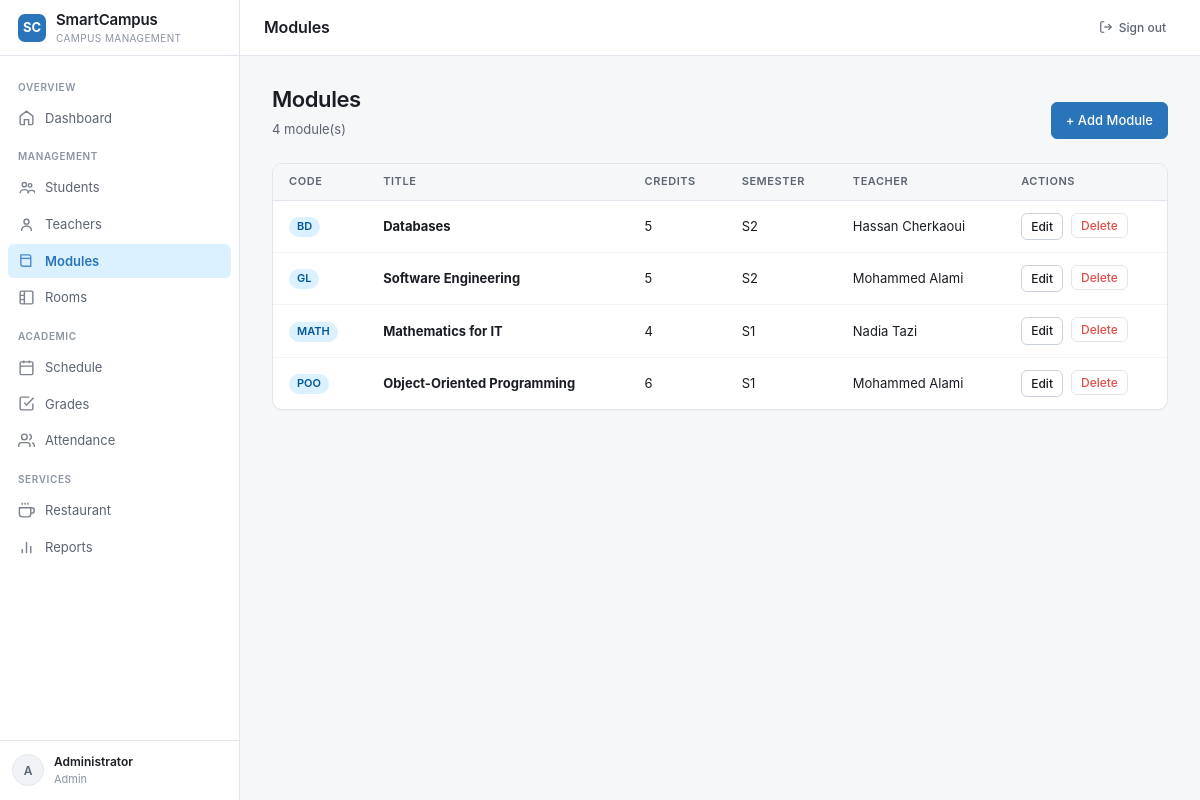
Screenshot of /modules (signed in) with the database file from the repository.
### tables this page shows
CREATE TABLE modules (
            id          INTEGER PRIMARY KEY AUTOINCREMENT,
            code        TEXT    NOT NULL UNIQUE,
            title       TEXT    NOT NULL,
            credits     INTEGER NOT NULL DEFAULT 3,
            semester    INTEGER NOT NULL DEFAULT 1,
            teacher_id  INTEGER REFERENCES teachers(id)
        );

### app.py (the view)
@app.route("/modules")
@login_required(roles=["admin", "teacher"])
def modules():
    db = get_db()
    rows = rows_to_list(db.execute(
        """SELECT m.*, t.first_name||' '||t.last_name AS teacher_name
           FROM modules m LEFT JOIN teachers t ON t.id=m.teacher_id
           ORDER BY m.code"""
    ).fetchall())
    db.close()
    return render_template("modules.html", modules=rows)

### app.py (called while the page is built)
def login_required(roles=None):
    def decorator(f):
        @functools.wraps(f)
        def wrapped(*args, **kwargs):
            if "user_id" not in session:
                flash("Please sign in first.", "warning")
                return redirect(url_for("login"))
            if roles and session.get("role") not in roles:
                flash("Access denied.", "danger")
                return redirect(url_for("dashboard"))
            return f(*args, **kwargs)
        return wrapped
    return decorator

def rows_to_list(rows):
    return [dict(r) for r in rows]

### database.py (called while the page is built)
def get_db():
    conn = sqlite3.connect(DB_PATH)
    conn.row_factory = sqlite3.Row
    conn.execute("PRAGMA foreign_keys = ON")
    return conn

### templates/modules.html
{% extends "base.html" %}
{% block page_title %}Modules{% endblock %}
{% block content %}
<div class="page-header">
  <div><h1>Modules</h1><p>{{ modules|length }} module(s)</p></div>
  {% if session.role == 'admin' %}
  <a href="{{ url_for('module_add') }}" class="btn btn-primary">+ Add Module</a>
  {% endif %}
</div>
<div class="table-wrap">
  {% if modules %}
  <table>
    <thead><tr><th>Code</th><th>Title</th><th>Credits</th><th>Semester</th><th>Teacher</th>{% if session.role == 'admin' %}<th>Actions</th>{% endif %}</tr></thead>
    <tbody>
      {% for m in modules %}
      <tr>
        <td><span class="badge badge-info">{{ m.code }}</span></td>
        <td><strong>{{ m.title }}</strong></td>
        <td>{{ m.credits }}</td>
        <td>S{{ m.semester }}</td>
        <td>{{ m.teacher_name or '—' }}</td>
        {% if session.role == 'admin' %}
        <td>
          <div class="flex gap-2">
            <a href="{{ url_for('module_edit', mid=m.id) }}" class="btn btn-sm">Edit</a>
            <form method="POST" action="{{ url_for('module_delete', mid=m.id) }}"
                  onsubmit="return confirm('Delete this module?')">
              <button type="submit" class="btn btn-sm btn-danger">Delete</button>
            </form>
          </div>
        </td>
        {% endif %}
      </tr>
      {% endfor %}
    </tbody>
  </table>
  {% else %}
  <div class="empty-state"><strong>No modules</strong></div>
  {% endif %}
</div>
{% endblock %}

### templates/base.html (style rules this page uses)
*, *::before, *::after { box-sizing: border-box; }
html, body { height: 100%; margin: 0; }
body { font-family: 'Inter', -apple-system, BlinkMacSystemFont, 'Segoe UI', system-ui, sans-serif; background: #f6f7f9; color: #1a1d23; font-size: 14px; line-height: 1.45; -webkit-font-smoothing: antialiased; }
.page-header { display: flex; align-items: flex-end; justify-content: space-between; margin-bottom: 24px; gap: 16px; flex-wrap: wrap; }
.page-header h1 { margin: 0; font-size: 22px; font-weight: 600; letter-spacing: -0.02em; }
.page-header p { margin: 4px 0 0; color: #5b6470; font-size: 13px; }
.btn { display: inline-flex; align-items: center; gap: 6px; padding: 8px 14px; border-radius: 6px; border: 1px solid #cbd2db; background: #fff; color: #1a1d23; font-size: 13px; font-weight: 500; font-family: inherit; cursor: pointer; text-decoration: none; white-space: nowrap; transition: background 0.12s; }
.btn-primary { background: oklch(0.55 0.13 250); color: #fff; border-color: oklch(0.55 0.13 250); }
.btn-danger { color: oklch(0.62 0.18 25); border-color: #e2e6ec; background: #fff; }
.btn-sm { padding: 4px 9px; font-size: 12px; }
.table-wrap { background: #fff; border: 1px solid #e2e6ec; border-radius: 10px; overflow: hidden; box-shadow: 0 1px 2px rgba(15,20,30,.04); }
table { width: 100%; border-collapse: collapse; }
th { background: #f6f7f9; font-size: 11px; font-weight: 600; text-transform: uppercase; letter-spacing: 0.05em; color: #5b6470; padding: 10px 16px; text-align: left; border-bottom: 1px solid #e2e6ec; }
td { padding: 12px 16px; font-size: 13px; border-bottom: 1px solid #f1f3f6; vertical-align: middle; }
tr:last-child td { border-bottom: none; }
.badge { display: inline-flex; align-items: center; padding: 2px 8px; border-radius: 20px; font-size: 11px; font-weight: 600; }
.badge-info { background: oklch(0.95 0.04 250); color: oklch(0.45 0.13 250); }
.flex { display: flex; }
.gap-2 { gap: 8px; }

### rows the page displays
modules: code "BD", title "Databases", credits "5", semester "2", teacher_name "Hassan Cherkaoui"
modules: code "GL", title "Software Engineering", credits "5", semester "2", teacher_name "Mohammed Alami"
modules: code "MATH", title "Mathematics for IT", credits "4", semester "1", teacher_name "Nadia Tazi"
modules: code "POO", title "Object-Oriented Programming", credits "6", semester "1", teacher_name "Mohammed Alami"

### other values shown
{{ session.name[0].upper() }} "A"
{{ session.name }} "Administrator"
{{ session.role | capitalize }} "Admin"
{{ modules|length }} "4"
